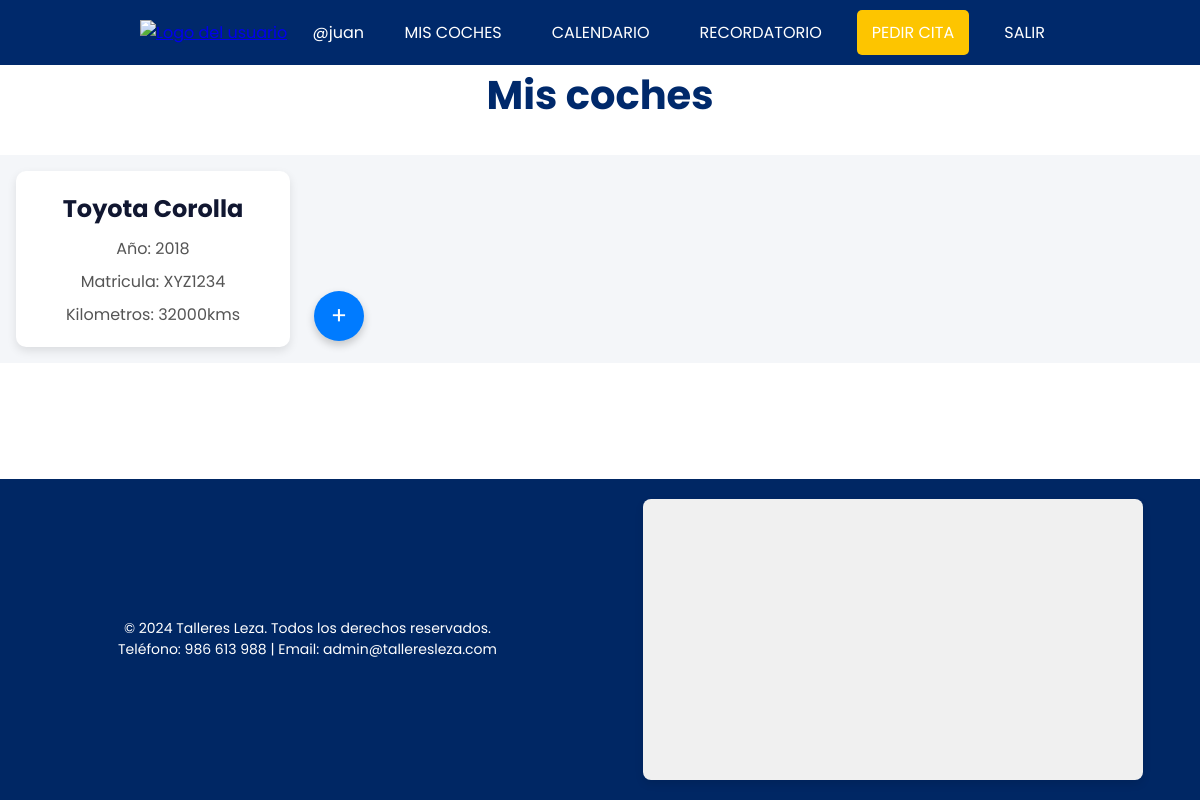
Screenshot of /coches.php (signed in) with the database file from the repository.
### tables this page shows
CREATE TABLE vehiculos (
    id_vehiculo INT PRIMARY KEY AUTO_INCREMENT,
    id_usuario INT,
    modelo VARCHAR(70) NOT NULL,
    año INT NOT NULL,
    matricula VARCHAR(8) NOT NULL UNIQUE,
    kilometros INT NOT NULL,
    FOREIGN KEY (id_usuario) REFERENCES Usuarios(id_usuario)
);

### coches.php (the view, shortened to what this page needs)
<?php
if (!isset($_SESSION['usuario'])) {
    ?><script>history.back()</script><?php
} else {
    $conexion = new mysqli('localhost', 'root', '', 'gestiontaller');
    $usuario = $_SESSION['usuario'];
    $getLogin = "SELECT id_usuario FROM usuarios WHERE arroba = '$usuario'";
    $loginResult = $conexion->query($getLogin);
    if ($loginResult->num_rows > 0) {
        $loginRow = $loginResult->fetch_assoc();
        $idUsuario = $loginRow['id_usuario'];
        $getCoches = "SELECT * FROM vehiculos WHERE id_usuario = $idUsuario";
    } else {
        echo "Usuario no encontrado.";
    }
?>
<!DOCTYPE html>
<html lang="en">
<head>
    <link rel="stylesheet" href="assets/css/header.css">
    <link rel="stylesheet" href="assets/css/footer.css">
    <link rel="stylesheet" href="assets/css/styles.css">
</head>
<body>
    <?php include("./partials/header_usuario.php") ?>
     <h2>Mis coches</h2>
    <?php
     $coches = $conexion->query($getCoches);
    if ($coches->num_rows > 0) {
        echo '<div class="coches-container">';
         while ($row = $coches->fetch_assoc()) {
            echo '<div class="coche">';
            echo '<h2>'. $row['modelo'] . '</h2>'; echo '<p>Año: ' . $row['año'] . '</p>'; echo '<p>Matricula: ' . $row['matricula'] . '</p>';echo '<p>Kilometros: ' . $row['kilometros'] . 'kms</p>'; echo '</div>';
        } echo '</div>';
    ?>
    <?php
      include("./partials/footer.php");?>
</body>
</html>
<?php
}
}
?>

### assets/css/styles.css (style rules this page uses)
*, :root { margin: 0; padding: 0; box-sizing: border-box; font-family: "Poppins", sans-serif; }
html { min-height: 100%; position: relative; }
body { display: flex; flex-direction: column; min-height: 100vh; margin: 0; }
h2 { font-size: 2.5rem; text-align: center; margin-bottom: 30px; color: #00296b; font-weight: bold; }
.coches-container { display: grid; grid-template-columns: repeat(auto-fill, minmax(250px, 1fr)); gap: 24px; padding: 16px; background-color: #f4f6f9; }
.coche { background-color: white; border-radius: 10px; overflow: hidden; box-shadow: 0 4px 10px rgba(0, 0, 0, 0.1); padding: 20px; text-align: center; transition: transform 0.3s ease, box-shadow 0.3s ease; }
.coche h2 { font-size: 1.5rem; color: #111731; margin-bottom: 10px; }
.coche p { font-size: 1rem; color: #555; margin-bottom: 8px; }
.coche p:last-child { margin-bottom: 0; }

### rows the page displays
vehiculos: modelo "Toyota Corolla", año "2018", matricula "XYZ1234", kilometros "32000"

### other values shown
$_SESSION['usuario'] "@juan"
